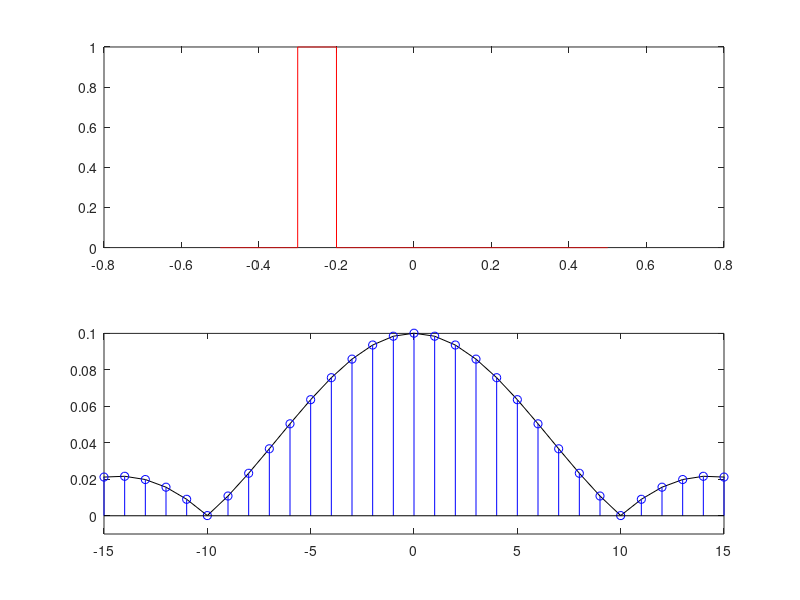

Write MATLAB code to recreate this figure.
clear all
close all

sr = 10000; %Sample Rate
pc = 1/sr;

durBig = 1; %sec
durSmall = 0.1; % durata della finestra
SmallOffSet = 0.2; % inizio della finestra 

dSS = floor(durSmall*sr); %duarata in campioni della finstra (dur Small Sample)
dSO = floor(SmallOffSet*sr); %OffSet in campioni della finestra

t = [-durBig/2:pc:(durBig/2)-pc]; %array tempo

% generazione della finestra y 
y = zeros(1, size(t, 2));
y(dSO:dSO+dSS) = 1;

winSize = floor(durBig*sr);
binSize = sr/winSize;

F = [-winSize/2:binSize:(winSize/2)-binSize];

% DFT della finestra
for k = 1:size(F, 2);
fa = F(k)*2*pi;
za = e.^(-i*fa*t);
ya = y.*za;
dft(k) = abs(sum(ya))/size(ya, 2);
end

subplot(2, 1, 1)
plot(t, y, 'r')
subplot(2, 1, 2)
plot(F, dft, 'k')
hold on
stem(F, dft, 'b')
axis([-15 15 -0.01 0.1])
hold off
